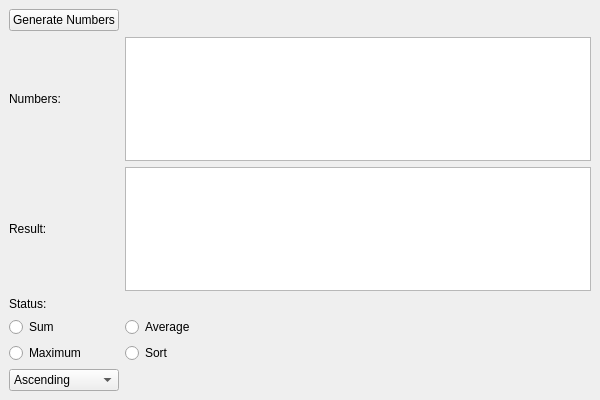
<?xml version="1.0" encoding="UTF-8"?>
<ui version="4.0">
 <class>MainWindow</class>
 <widget class="QMainWindow" name="MainWindow">
  <property name="geometry">
   <rect><x>0</x><y>0</y><width>600</width><height>400</height></rect>
  </property>
  <property name="windowTitle">
   <string>List Operation GUI</string>
  </property>
  <widget class="QWidget" name="centralwidget">
   <layout class="QGridLayout" name="gridLayout">
    <item row="0" column="0">
     <widget class="QPushButton" name="generateButton">
      <property name="text">
       <string>Generate Numbers</string>
      </property>
     </widget>
    </item>
    <item row="1" column="0">
     <widget class="QLabel" name="label_numbers">
      <property name="text">
       <string>Numbers:</string>
      </property>
     </widget>
    </item>
    <item row="1" column="1">
     <widget class="QTextEdit" name="numbersTextEdit"/>
    </item>
    <item row="2" column="0">
     <widget class="QLabel" name="label_result">
      <property name="text">
       <string>Result:</string>
      </property>
     </widget>
    </item>
    <item row="2" column="1">
     <widget class="QTextEdit" name="resultTextEdit"/>
    </item>
    <item row="3" column="0">
     <widget class="QLabel" name="label_status">
      <property name="text">
       <string>Status:</string>
      </property>
     </widget>
    </item>
    <item row="3" column="1">
     <widget class="QLabel" name="statusLabel">
      <property name="text">
       <string></string>
      </property>
     </widget>
    </item>
    <item row="4" column="0">
     <widget class="QRadioButton" name="sumRadio">
      <property name="text">
       <string>Sum</string>
      </property>
     </widget>
    </item>
    <item row="4" column="1">
     <widget class="QRadioButton" name="avgRadio">
      <property name="text">
       <string>Average</string>
      </property>
     </widget>
    </item>
    <item row="5" column="0">
     <widget class="QRadioButton" name="maxRadio">
      <property name="text">
       <string>Maximum</string>
      </property>
     </widget>
    </item>
    <item row="5" column="1">
     <widget class="QRadioButton" name="sortRadio">
      <property name="text">
       <string>Sort</string>
      </property>
     </widget>
    </item>
    <item row="6" column="0">
     <widget class="QComboBox" name="sortComboBox">
      <item>
       <property name="text">
        <string>Ascending</string>
       </property>
      </item>
      <item>
       <property name="text">
        <string>Descending</string>
       </property>
      </item>
     </widget>
    </item>
   </layout>
  </widget>
 </widget>
 <resources/>
 <connections/>
</ui>
